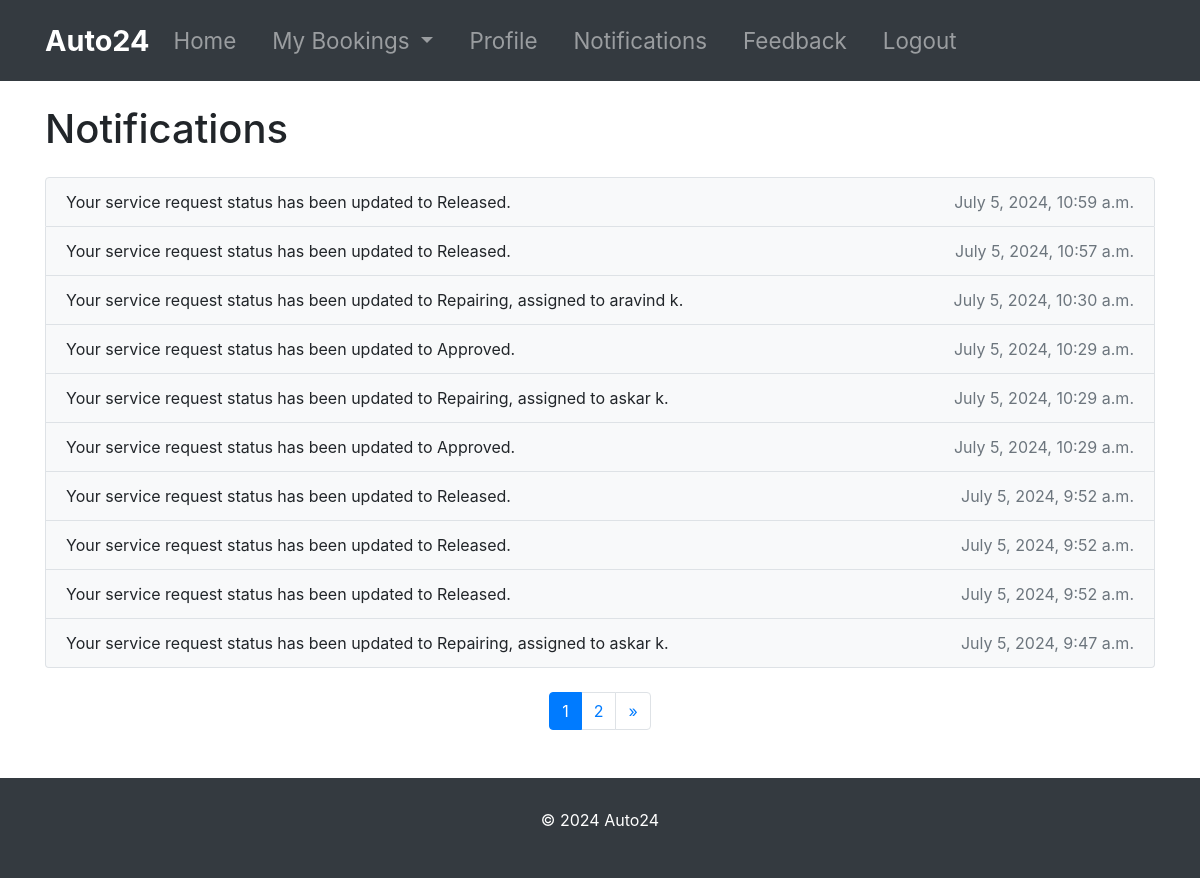
Page /customer/notification/ (signed in) on the earlier database version.
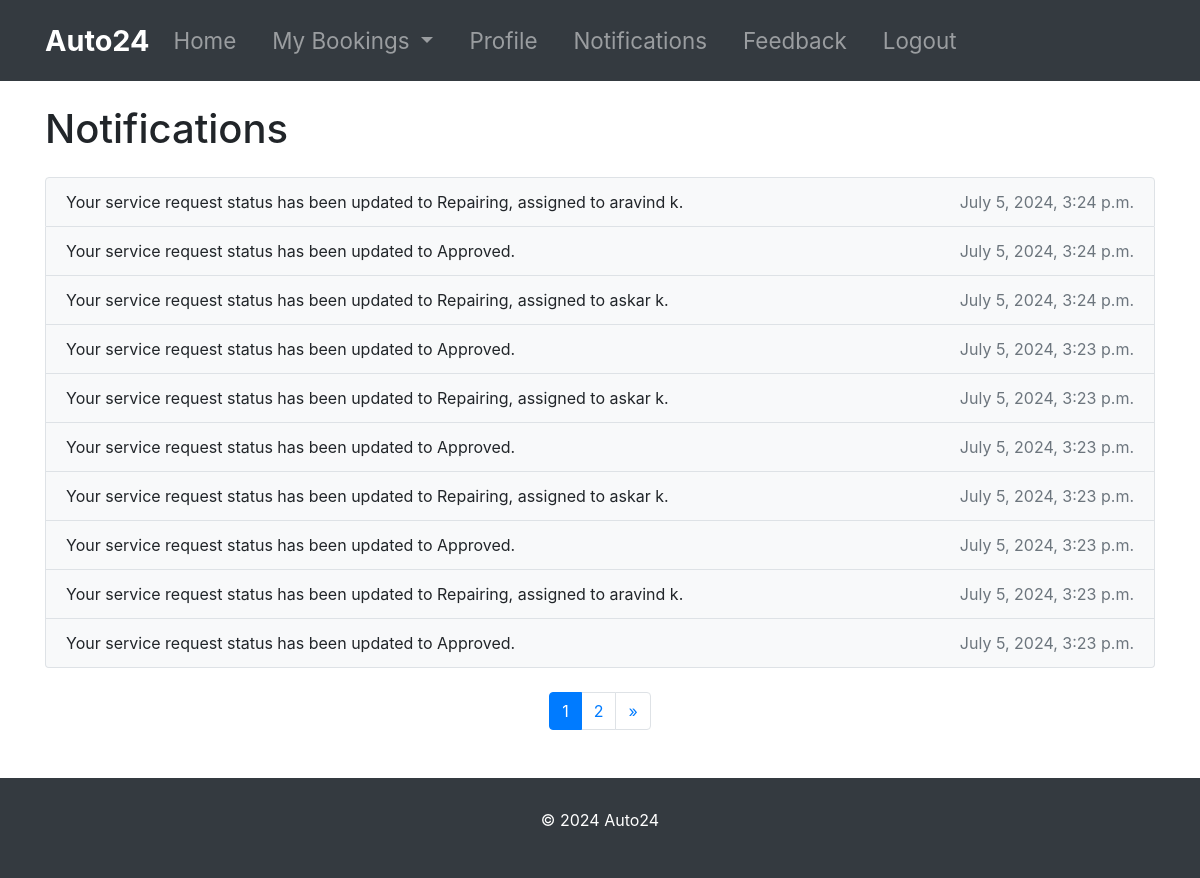
Same page on the later database version.
### customer_management/models.py (models this page shows, shortened)
class Notification(models.Model):
    recipient = models.ForeignKey(User, on_delete=models.CASCADE, related_name='notifications')
    message = models.TextField()
    is_read = models.BooleanField(default=False)
    created_at = models.DateTimeField(auto_now_add=True)

### customer_management/views.py (the view)
# urls.py: path('customer/notification/', views.notification_list, name='notification_list'),
@login_required
def notification_list(request):
    notifications_list = Notification.objects.order_by('-created_at')  # Order by created_at descending
    paginator = Paginator(notifications_list, 10)  # Show 10 notifications per page
    page = request.GET.get('page')
    try:
        notifications = paginator.page(page)
    except PageNotAnInteger:
        notifications = paginator.page(1)  # If page is not an integer, deliver first page.
    except EmptyPage:
        notifications = paginator.page(paginator.num_pages)  # If page is out of range (e.g. 9999), deliver last page of results.
    return render(request, 'customer/notification_list.html', {'notifications': notifications})

### templates/customer/notification_list.html (shortened to what this page needs)
{% extends 'customer/base.html' %}
{% block content %}
<div class="container mt-4">
    <h1 class="mb-4">Notifications</h1>
    {% if notifications %}
        <div class="list-group">
            {% for notification in notifications %}
                <div class="list-group-item d-flex justify-content-between align-items-center">
                    <span class="notification-message">{{ notification.message }}</span>
                    <span class="notification-timestamp">{{ notification.created_at }}</span>
                </div>
            {% endfor %}
        </div>
        <div class="mt-4">
            <ul class="pagination justify-content-center">
                <li class="page-item active"><span class="page-link">{{ notifications.number }}</span></li>
                {% if notifications.has_next %}
                    <li class="page-item"><a class="page-link" href="?page={{ notifications.next_page_number }}">{{ notifications.next_page_number }}</a></li>
                    <li class="page-item"><a class="page-link" href="?page={{ notifications.paginator.num_pages }}">&raquo;</a></li>
                {% endif %}
            </ul>
        </div>
    {% else %}
        <p class="text-muted">No new notifications.</p>
    {% endif %}
</div>
{% endblock %}

Differences in the rows shown:
no longer on this page (row unchanged): Notification: message "Your service request status has been updated to Released.", created_at "July 5, 2024, 10:59 a.m."
no longer on this page (row unchanged): Notification: message "Your service request status has been updated to Released.", created_at "July 5, 2024, 10:57 a.m."
no longer on this page (row unchanged): Notification: message "Your service request status has been updated to Repairing, assigned to aravind k.", created_at "July 5, 2024, 10:30 a.m."
no longer on this page (row unchanged): Notification: message "Your service request status has been updated to Approved.", created_at "July 5, 2024, 10:29 a.m."
no longer on this page (row unchanged): Notification: message "Your service request status has been updated to Repairing, assigned to askar k.", created_at "July 5, 2024, 10:29 a.m."
no longer on this page (row unchanged): Notification: message "Your service request status has been updated to Approved.", created_at "July 5, 2024, 10:29 a.m."
no longer on this page (row unchanged): Notification: message "Your service request status has been updated to Released.", created_at "July 5, 2024, 9:52 a.m."
no longer on this page (row unchanged): Notification: message "Your service request status has been updated to Released.", created_at "July 5, 2024, 9:52 a.m."
no longer on this page (row unchanged): Notification: message "Your service request status has been updated to Released.", created_at "July 5, 2024, 9:52 a.m."
no longer on this page (row unchanged): Notification: message "Your service request status has been updated to Repairing, assigned to askar k.", created_at "July 5, 2024, 9:47 a.m."
added Notification: message "Your service request status has been updated to Repairing, assigned to aravind k.", created_at "July 5, 2024, 3:24 p.m."
added Notification: message "Your service request status has been updated to Approved.", created_at "July 5, 2024, 3:24 p.m."
added Notification: message "Your service request status has been updated to Repairing, assigned to askar k.", created_at "July 5, 2024, 3:24 p.m."
added Notification: message "Your service request status has been updated to Approved.", created_at "July 5, 2024, 3:23 p.m."
added Notification: message "Your service request status has been updated to Repairing, assigned to askar k.", created_at "July 5, 2024, 3:23 p.m."
added Notification: message "Your service request status has been updated to Approved.", created_at "July 5, 2024, 3:23 p.m."
added Notification: message "Your service request status has been updated to Repairing, assigned to askar k.", created_at "July 5, 2024, 3:23 p.m."
added Notification: message "Your service request status has been updated to Approved.", created_at "July 5, 2024, 3:23 p.m."
added Notification: message "Your service request status has been updated to Repairing, assigned to aravind k.", created_at "July 5, 2024, 3:23 p.m."
added Notification: message "Your service request status has been updated to Approved.", created_at "July 5, 2024, 3:23 p.m."
